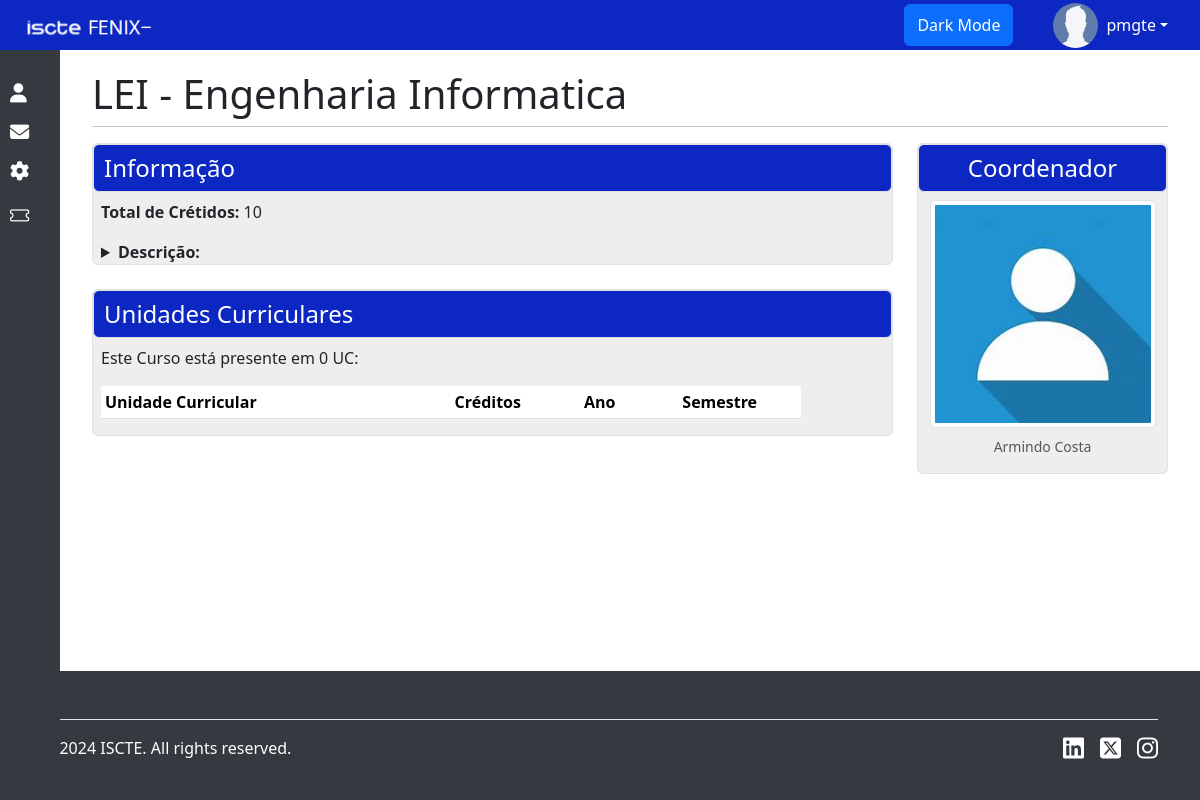
Screenshot of /Vitae/Curso/LEI/ (signed in) with the database file from the repository.
### Vitae/models.py (models this page shows, shortened)
class Curso(models.Model):
    codigo = models.IntegerField(primary_key=True)
    acronimo = models.CharField(max_length=4, unique=True)
    designacao = models.CharField(max_length=100)
    creditos = models.IntegerField()
    descricao = models.TextField()
    coordenador = models.OneToOneField(Professor, on_delete=models.CASCADE)
    def get_count_uc(self):
        return PlanoCurricular.objects.filter(curso=self).count()

class Professor(models.Model):
    numeroProfessor = models.IntegerField(primary_key=True)
    foto = models.ImageField(upload_to='professores', default='', blank=True)
    gabinete = models.CharField(max_length=10)
    user = models.OneToOneField(User, on_delete=models.CASCADE)
    def __str__(self):
        return self.user.first_name + " " + self.user.last_name

### Vitae/views.py (the view)
# urls.py: path('Curso/<str:acronimo>/', views.detalhes_curso, name='detalhes_curso'),
@login_required(login_url='login')
def detalhes_curso(request, acronimo):
    curso = get_object_or_404(Curso, acronimo=acronimo)
    planos_curriculares = PlanoCurricular.objects.filter(curso=curso).order_by('ano')
    context = {'curso': curso, 'planos_curriculares': planos_curriculares}
    return render(request, 'Vitae/detalhes_curso.html', context)

### Templates/Vitae/detalhes_curso.html (shortened to what this page needs)
{% extends 'skeleton.html' %}
{% load static %}
{% block content %}
    <div id="page-content-wrapper">
        <div class="container-fluid">
            <h1>{{ curso.acronimo }} - {{ curso.designacao }}</h1>
            <hr class="mt-2">
            <div class="row d-flex text-dark">
                <div class="col-md-9">
                    <fieldset class="border rounded">
                        <legend class="border rounded"> Informação </legend>
                        <div class="ps-2">
                            <p><strong> Total de Crétidos: </strong> {{ curso.creditos }}</p>
                            <details>
                                <summary><strong> Descrição: </strong></summary>
                            </details>
                        </div>
                    </fieldset>
                    <fieldset class="border rounded">
                        <legend class="border rounded"> Unidades Curriculares </legend>
                        <div class="ps-2">
                            <p> Este Curso está presente em {{ curso.get_count_uc }} UC: </p>
                            <table class="table table-sm table-hover">
                                <thead>
                                <tr>
                                    <th scope="col"> Unidade Curricular </th>
                                    <th scope="col" class="text-center"> Créditos </th>
                                    <th scope="col" class="text-center"> Ano </th>
                                    <th scope="col" class="text-center"> Semestre </th>
                                </tr>
                                </thead>
                            </table>
                        </div>
                    </fieldset>
                </div>
                <div class="col-md-3">
                    <fieldset class="border rounded text-center">
                        <legend class="border rounded"> Coordenador </legend>
                        <figure class="figure d-inline-block mx-auto">
                            {% if curso.coordenador.foto %}
                                <img src="{{ curso.coordenador.foto.url }}" class="fotoCoordenador figure-img rounded img-thumbnail" alt="Coordenador">
                            {% else %}
                                <img src="{% static 'Vitae/Images/PerfilDefault.png' %}" class="fotoCoordenador rounded figure-img img-thumbnail" alt="Coordenador">
                            {% endif %}
                            <figcaption class="figure-caption"> {{ curso.coordenador }}</figcaption>
                        </figure>
                    </fieldset>
                </div>
            </div>
        </div>
    </div>
{% endblock %}

### Templates/skeleton.html (shortened to what this page needs)
<!DOCTYPE html>
<html lang="en">
<head>
    <link href="https://cdn.jsdelivr.net/npm/bootstrap@5.3.3/dist/css/bootstrap.min.css" rel="stylesheet">
    <link rel="stylesheet" href="https://cdn.jsdelivr.net/npm/bootstrap-icons@1.11.3/font/bootstrap-icons.min.css">
    {% load static %}
    {% load static %}
    <link rel="stylesheet" href="{% static 'FenixMenos/CSS/style.css' %}">
</head>
<body>
<header>
    <nav class="navbar navbar-expand-lg navbar-light ">
        <div class="container-fluid">
            <a class="navbar-brand" href="{% url 'index' %}">
                <img src="{% static 'FenixMenos/Imagens/Iscte-logo.png' %}" alt="ISCTE Logo" style="height: 50px;">
            </a>
            <ul class="navbar-nav ms-auto">
                {% if user.is_authenticated %}
                    <div class="d-flex align-items-center">
                        <button id="toggleDark" class="btn btn-primary"> Dark Mode </button>
                    </div>
                    <li class="nav-item dropdown ml-3">
                        <a class="nav-link dropdown-toggle d-flex align-items-center text-white" href="#" id="navbarDropdown" role="button" data-bs-toggle="dropdown" aria-expanded="false">
    <span class="me-2">
        {% if request.user.is_authenticated %}
            {% if request.user.aluno and request.user.aluno.foto %}
                <img id="AlunofotoIcon" src="{{ request.user.aluno.foto.url }}" class="rounded-circle" style="width: 25px; height: 25px;">
            {% elif request.user.professor and request.user.professor.foto %}
                <img id="ProfessorFotoIcon" src="{{ request.user.professor.foto.url }}" class="rounded-circle" style="width: 25px; height: 25px;">
            {% else %}
                <img src="{% static 'FenixMenos/Imagens/th.jpg' %}" alt="User Photo" class="rounded-circle" style="width: 45px; height: 45px;">
            {% endif %}
        {% endif %}
    </span>
                            {{ user.username }}
                        </a>
                    </li>
                {% endif %}
            </ul>
        </div>
    </nav>
</header>
{% block content %}
{% endblock %}
{% if user.is_authenticated %}
<div class="sidebar" id="mySidebar">
    <br>
    <ul>
        <li class="submenu">
            <a href=""><i class="fa fa-user"></i><span> Vitae </span></a>
        </li>
        <li class="submenu">
            <a href="{% url 'Community:community' %}"><i class="fa fa-envelope"></i><span> Community </span></a>
        </li>
        {% if request.user.is_superuser %}
            <li><a href="{% url 'registarProfessor' %}"><i class="fa fa-gear"></i><span> Registar Professores </span></a></li>
        {% endif %}
        <li><a href="{% url 'sugestoes' %}"><i class="bi bi-ticket"></i><span> Sugestões </span></a></li>
    </ul>
</div>
 {% endif %}
<footer class="footer">
    <br>
    <div class="container">
        <div class="d-flex flex-wrap justify-content-between align-items-center py-3 my-4 border-top">
            <div class="col-md-4 d-flex align-items-center">
                <span class="mb-3 mb-md-0">&copy; 2024 ISCTE. All rights reserved.</span>
            </div>
            <ul class="nav col-md-4 justify-content-end list-unstyled d-flex">
                <li class="ms-3"><a href="https://www.linkedin.com/school/iscte/?originalSubdomain=pt"><i class="fa-brands fa-linkedin fa-xl" style="color: #ffffff;"></i></a></li>
                <li class="ms-3"><a href="https://twitter.com/ISCTEIUL"><i class="fa-brands fa-square-x-twitter fa-xl" style="color: #ffffff;"></i></a></li>
                <li class="ms-3"><a href="https://www.instagram.com/iscte_iul/"><i class="fa-brands fa-instagram fa-xl" style="color: #ffffff;"></i></a></li>
            </ul>
        </div>
    </div>
</footer>
</body>
</html>

### Static/FenixMenos/CSS/style.css (style rules this page uses)
.header, .navbar { width: 100%; height: 50px; position: fixed; background-color: #0d28c2; // Cor de fundo do cabeçalho position: fixed; top: 0; left: 0; z-index: 1100; }
.nav-item { padding: 8px 12px; }
.nav-link { padding: 8px 12px; }
.btn-primary { padding: 8px 12px; }
.navbar { z-index: 1020; }
.navbar .dropdown { margin-left: 20px; }
.sidebar { width: 60px; min-height: 100vh; background-color: #343a40; position: fixed; top: 50px; overflow-x: hidden; overflow-y: auto; transition: width 0.5s; z-index: 1000; }
.sidebar ul { list-style: none; padding: 0; margin: 0; }
.sidebar ul li { padding: 10px 10px; }
.sidebar ul li a { display: flex; align-items: center; color: white; text-decoration: none; }
.sidebar ul li a i { margin-right: 10px; font-size: 1.2em; min-width: 30px; text-align: center; }
.sidebar ul li a i { text-align: left; width: auto; }
#page-content-wrapper { margin-left: 60px; padding: 20px; }
body { padding-top: 50px; }
.fotoCoordenador { width: 226px; height: 228px; }
fieldset { background-color: #eeeeee; margin-bottom: 24px; }
legend { background-color: #0d28c2; color: white; padding: 5px 10px; }
.table-sm { max-width: 700px; }
.footer { left: 0; bottom: 0; margin-top: auto; width: 100%; background-color: #343a40; color: white; text-align: center; }
body { display: flex; flex-direction: column; min-height: 100vh; }

### rows the page displays
Curso: acronimo "LEI", designacao "Engenharia Informatica", creditos "10", get_count_uc "0", coordenador "Armindo Costa"

### other values shown
{{ user.username }} "pmgte"
